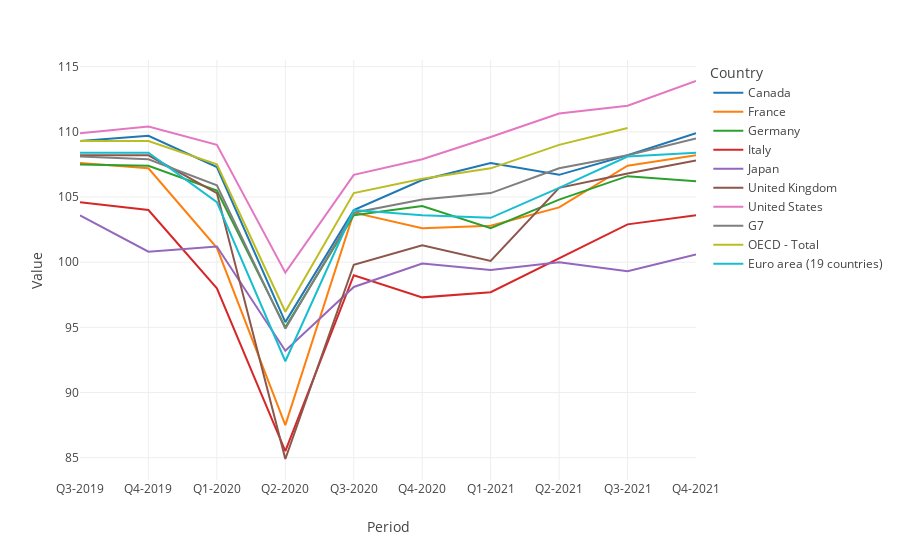

Notebook code for this chart:
### Code cell
fig = px.line(
    data[data['yr'] > 12.5], 
    x='Period', 
    y="Value", 
    color='Country',
    template='none')
fig.show()

### Figure 1 — Plotly figure (JSON) as saved in the notebook; plotly's stock layout.template omitted (floating-point values rounded to 4 significant figures)
{"data": [{"hovertemplate": "Country=Canada<br>Period=%{x}<br>Value=%{y}<extra></extra>", "legendgroup": "Canada", "line": {"color": "#1F77B4", "dash": "solid"}, "marker": {"symbol": "circle"}, "mode": "lines", "name": "Canada", "orientation": "v", "showlegend": true, "type": "scatter", "x": ["Q3-2019", "Q4-2019", "Q1-2020", "Q2-2020", "Q3-2020", "Q4-2020", "Q1-2021", "Q2-2021", "Q3-2021", "Q4-2021"], "xaxis": "x", "y": [109.3, 109.7, 107.3, 95.4, 104, 106.3, 107.6, 106.7, 108.2, 109.9], "yaxis": "y"}, {"hovertemplate": "Country=France<br>Period=%{x}<br>Value=%{y}<extra></extra>", "legendgroup": "France", "line": {"color": "#FF7F0E", "dash": "solid"}, "marker": {"symbol": "circle"}, "mode": "lines", "name": "France", "orientation": "v", "showlegend": true, "type": "scatter", "x": ["Q3-2019", "Q4-2019", "Q1-2020", "Q2-2020", "Q3-2020", "Q4-2020", "Q1-2021", "Q2-2021", "Q3-2021", "Q4-2021"], "xaxis": "x", "y": [107.6, 107.2, 101.1, 87.5, 103.8, 102.6, 102.8, 104.2, 107.4, 108.2], "yaxis": "y"}, {"hovertemplate": "Country=Germany<br>Period=%{x}<br>Value=%{y}<extra></extra>", "legendgroup": "Germany", "line": {"color": "#2CA02C", "dash": "solid"}, "marker": {"symbol": "circle"}, "mode": "lines", "name": "Germany", "orientation": "v", "showlegend": true, "type": "scatter", "x": ["Q3-2019", "Q4-2019", "Q1-2020", "Q2-2020", "Q3-2020", "Q4-2020", "Q1-2021", "Q2-2021", "Q3-2021", "Q4-2021"], "xaxis": "x", "y": [107.5, 107.4, 105.5, 95, 103.6, 104.3, 102.6, 104.8, 106.6, 106.2], "yaxis": "y"}, {"hovertemplate": "Country=Italy<br>Period=%{x}<br>Value=%{y}<extra></extra>", "legendgroup": "Italy", "line": {"color": "#D62728", "dash": "solid"}, "marker": {"symbol": "circle"}, "mode": "lines", "name": "Italy", "orientation": "v", "showlegend": true, "type": "scatter", "x": ["Q3-2019", "Q4-2019", "Q1-2020", "Q2-2020", "Q3-2020", "Q4-2020", "Q1-2021", "Q2-2021", "Q3-2021", "Q4-2021"], "xaxis": "x", "y": [104.6, 104, 98, 85.5, 99, 97.3, 97.7, 100.3, 102.9, 103.6], "yaxis": "y"}, {"hovertemplate": "Country=Japan<br>Period=%{x}<br>Value=%{y}<extra></extra>", "legendgroup": "Japan", "line": {"color": "#9467BD", "dash": "solid"}, "marker": {"symbol": "circle"}, "mode": "lines", "name": "Japan", "orientation": "v", "showlegend": true, "type": "scatter", "x": ["Q3-2019", "Q4-2019", "Q1-2020", "Q2-2020", "Q3-2020", "Q4-2020", "Q1-2021", "Q2-2021", "Q3-2021", "Q4-2021"], "xaxis": "x", "y": [103.6, 100.8, 101.2, 93.2, 98.1, 99.9, 99.4, 100, 99.3, 100.6], "yaxis": "y"}, {"hovertemplate": "Country=United Kingdom<br>Period=%{x}<br>Value=%{y}<extra></extra>", "legendgroup": "United Kingdom", "line": {"color": "#8C564B", "dash": "solid"}, "marker": {"symbol": "circle"}, "mode": "lines", "name": "United Kingdom", "orientation": "v", "showlegend": true, "type": "scatter", "x": ["Q3-2019", "Q4-2019", "Q1-2020", "Q2-2020", "Q3-2020", "Q4-2020", "Q1-2021", "Q2-2021", "Q3-2021", "Q4-2021"], "xaxis": "x", "y": [108.2, 108.2, 105.3, 84.9, 99.8, 101.3, 100.1, 105.7, 106.8, 107.8], "yaxis": "y"}, {"hovertemplate": "Country=United States<br>Period=%{x}<br>Value=%{y}<extra></extra>", "legendgroup": "United States", "line": {"color": "#E377C2", "dash": "solid"}, "marker": {"symbol": "circle"}, "mode": "lines", "name": "United States", "orientation": "v", "showlegend": true, "type": "scatter", "x": ["Q3-2019", "Q4-2019", "Q1-2020", "Q2-2020", "Q3-2020", "Q4-2020", "Q1-2021", "Q2-2021", "Q3-2021", "Q4-2021"], "xaxis": "x", "y": [109.9, 110.4, 109, 99.2, 106.7, 107.9, 109.6, 111.4, 112, 113.9], "yaxis": "y"}, {"hovertemplate": "Country=G7<br>Period=%{x}<br>Value=%{y}<extra></extra>", "legendgroup": "G7", "line": {"color": "#7F7F7F", "dash": "solid"}, "marker": {"symbol": "circle"}, "mode": "lines", "name": "G7", "orientation": "v", "showlegend": true, "type": "scatter", "x": ["Q3-2019", "Q4-2019", "Q1-2020", "Q2-2020", "Q3-2020", "Q4-2020", "Q1-2021", "Q2-2021", "Q3-2021", "Q4-2021"], "xaxis": "x", "y": [108.1, 107.9, 105.9, 94.9, 103.8, 104.8, 105.3, 107.2, 108.2, 109.5], "yaxis": "y"}, {"hovertemplate": "Country=OECD - Total<br>Period=%{x}<br>Value=%{y}<extra></extra>", "legendgroup": "OECD - Total", "line": {"color": "#BCBD22", "dash": "solid"}, "marker": {"symbol": "circle"}, "mode": "lines", "name": "OECD - Total", "orientation": "v", "showlegend": true, "type": "scatter", "x": ["Q3-2019", "Q4-2019", "Q1-2020", "Q2-2020", "Q3-2020", "Q4-2020", "Q1-2021", "Q2-2021", "Q3-2021"], "xaxis": "x", "y": [109.3, 109.3, 107.5, 96.2, 105.3, 106.4, 107.2, 109, 110.3], "yaxis": "y"}, {"hovertemplate": "Country=Euro area (19 countries)<br>Period=%{x}<br>Value=%{y}<extra></extra>", "legendgroup": "Euro area (19 countries)", "line": {"color": "#17BECF", "dash": "solid"}, "marker": {"symbol": "circle"}, "mode": "lines", "name": "Euro area (19 countries)", "orientation": "v", "showlegend": true, "type": "scatter", "x": ["Q3-2019", "Q4-2019", "Q1-2020", "Q2-2020", "Q3-2020", "Q4-2020", "Q1-2021", "Q2-2021", "Q3-2021", "Q4-2021"], "xaxis": "x", "y": [108.4, 108.4, 104.6, 92.4, 104, 103.6, 103.4, 105.7, 108.1, 108.4], "yaxis": "y"}], "layout": {"legend": {"title": {"text": "Country"}, "tracegroupgap": 0}, "margin": {"t": 60}, "xaxis": {"anchor": "y", "domain": [0, 1], "title": {"text": "Period"}}, "yaxis": {"anchor": "x", "domain": [0, 1], "title": {"text": "Value"}}}}
